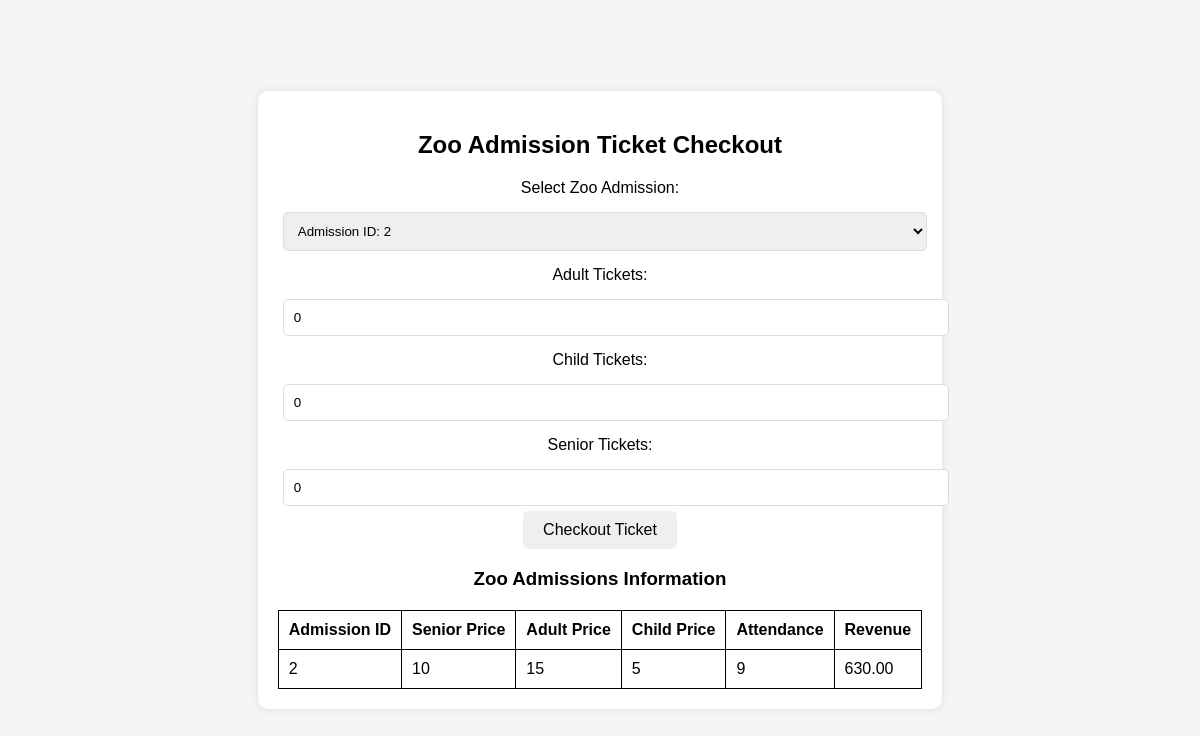
The page /zoo_activity/attendance/test_attendance.php on the database its author committed.
### tables this page shows
CREATE TABLE ZooAdmission (
ID INT PRIMARY KEY,
SeniorPrice INT NOT NULL,
AdultPrice INT NOT NULL,
ChildPrice INT NOT NULL,
FOREIGN KEY (ID) REFERENCES RevenueType(ID)
);

### zoo_activity/attendance/test_attendance.php (the view, shortened to what this page needs)
<?php
include '../includes/db_connection.php';
$zooAdmissionsSql = "SELECT ID, SeniorPrice, AdultPrice, ChildPrice FROM ZooAdmission";
$zooAdmissionsResult = $conn->query($zooAdmissionsSql);
?>
<!DOCTYPE html>
<html lang="en">
<head>
</head>
<body>
    <div class="container">
        <h2>Zoo Admission Ticket Checkout</h2>
        <form method="post" action="">
            <label for="zooAdmissionID">Select Zoo Admission:</label>
            <select name="zooAdmissionID" required>
                <?php while ($zooAdmission = $zooAdmissionsResult->fetch_assoc()) : ?>
                    <option value="<?php echo $zooAdmission['ID']; ?>">
                        <?php echo "Admission ID: " . $zooAdmission['ID']; ?>
                    </option>
                <?php endwhile; ?>
            </select><br>
            <label for="adultTickets">Adult Tickets:</label>
            <input type="text" name="adultTickets" id="adultTickets" value="0" readonly>
            <br>
            <label for="childTickets">Child Tickets:</label>
            <input type="text" name="childTickets" id="childTickets" value="0" readonly>
            <br>
            <label for="seniorTickets">Senior Tickets:</label>
            <input type="text" name="seniorTickets" id="seniorTickets" value="0" readonly>
            <br>
            <button type="submit" name="checkoutTicket">Checkout Ticket</button>
        </form>
        <h3>Zoo Admissions Information</h3>
        <table>
            <tr>
                <th>Admission ID</th>
                <th>Senior Price</th>
                <th>Adult Price</th>
                <th>Child Price</th>
                <th>Attendance</th>
                <th>Revenue</th>
            </tr>
            <?php
            $zooAdmissionsResult = $conn->query($zooAdmissionsSql);
            while ($zooAdmission = $zooAdmissionsResult->fetch_assoc()) :
                $zooAdmissionID = $zooAdmission['ID'];
                $zooAdmissionTicketsSql = "SELECT SUM(Attendance) AS TotalAttendance, SUM(Revenue) AS TotalRevenue FROM ZooAdmissionTickets WHERE ZooAdmissionID = ?";
                $zooAdmissionTicketsStmt = $conn->prepare($zooAdmissionTicketsSql);
                $zooAdmissionTicketsStmt->bind_param("i", $zooAdmissionID);
                $zooAdmissionTicketsStmt->execute();
                $zooAdmissionTicketsResult = $zooAdmissionTicketsStmt->get_result();
                $zooAdmissionTickets = $zooAdmissionTicketsResult->fetch_assoc();
            ?>
                <tr>
                    <td><?php echo $zooAdmission['ID']; ?></td>
                    <td><?php echo $zooAdmission['SeniorPrice']; ?></td>
                    <td><?php echo $zooAdmission['AdultPrice']; ?></td>
                    <td><?php echo $zooAdmission['ChildPrice']; ?></td>
                    <td><?php echo $zooAdmissionTickets['TotalAttendance']; ?></td>
                    <td><?php echo $zooAdmissionTickets['TotalRevenue']; ?></td>
                </tr>
            <?php endwhile; ?>
        </table>
    </div>
</body>
</html>

### zoo_activity/attendance/test_attendance.php (style rules this page uses)
body { font-family: 'Arial', sans-serif; margin: 0; display: flex; align-items: center; justify-content: center; height: 100vh; background-color: #f5f5f5; }
.container { padding: 20px; text-align: center; background-color: #fff; border-radius: 10px; box-shadow: 0 0 10px rgba(0, 0, 0, 0.1); }
h2 { font-size: 24px; color: black; }
form { margin-top: 20px; }
label { display: block; margin: 10px 0; color: black; }
select, input { padding: 10px; margin: 5px; border: 1px solid #ddd; border-radius: 5px; width: 100%; color: black; }
button { padding: 10px 20px; border: none; border-radius: 5px; cursor: pointer; font-size: 16px; color: black; }
table { width: 100%; margin-top: 20px; border-collapse: collapse; border: 1px solid black; }
th, td { padding: 10px; text-align: left; border: 1px solid black; }

### rows shown on the page
zooadmission: ID "2", SeniorPrice "10", AdultPrice "15", ChildPrice "5", TotalAttendance "9", TotalRevenue "630.00"
